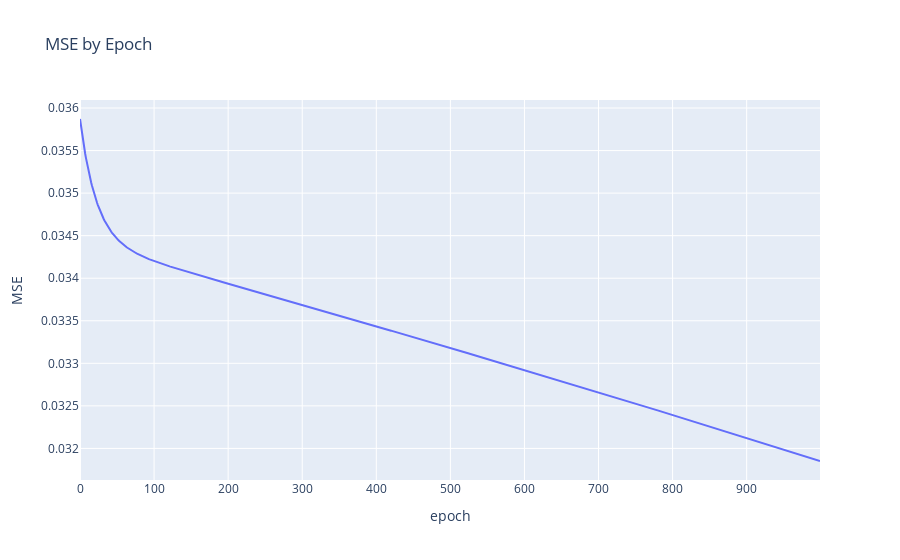

Write notebook code for a chart like this one.
### Code cell
# iterate forward & backward propagation
epochs = 1000    # number of iterations of forward propagation - loss calculation - backw propagation
verb = 0.1       # how often to report results
losses,fig = mynet.execute(X, y, epochs, verb, True)
# display results visually
plyoff.iplot(fig)

### Figure 1 — Plotly figure (JSON) as saved in the notebook; plotly's stock layout.template omitted (floating-point values rounded to 4 significant figures; data arrays with more than 128 entries replaced by an {"elided": "..."} marker saying what was removed)
{"data": [{"name": "MSE", "type": "scatter", "x": {"elided": "1000 int values"}, "y": {"elided": "1000 float values"}}], "layout": {"autosize": true, "title": {"text": "MSE by Epoch"}, "xaxis": {"autorange": true, "range": [0, 999], "title": {"text": "epoch"}, "type": "linear"}, "yaxis": {"autorange": true, "range": [0.03163, 0.03609], "title": {"text": "MSE"}, "type": "linear"}}}
